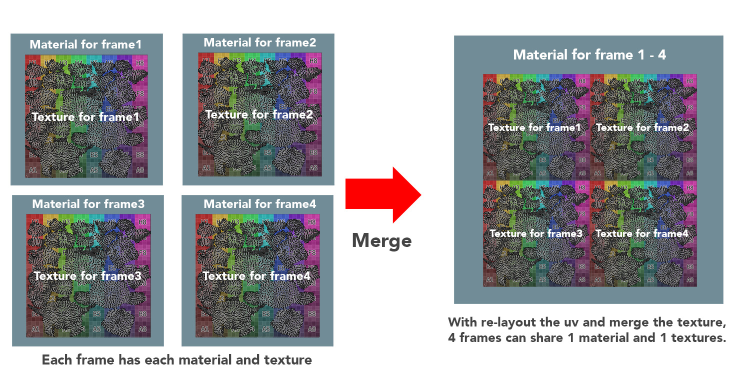
#> input picture materials.jpg, 1500 x 750 px (shown at 1/2 size)
$ python combineTexture.py materials.jpg
#> lines starting #> are read from the running program, lines starting #| are printed output that depends on the picture
from PIL import Image
import os
import sys
args = sys.argv
def combineTexture(imglist):
#> called with imglist = 'materials.jpg'
    print(imglist)
    imglist = imglist.split(',')
    sep = os.path.sep
    splitpoint = str(imglist[0]).rfind(sep)
    currentpath = str(imglist[0])[0:splitpoint+1]
    newfolder = os.path.join(currentpath, "combined")
    os.mkdir(newfolder)
    imgnum = 0
    texnum = 0
    newfilelist = []
    base = None
    for idx, im in enumerate(imglist):
        imgnum = idx % 4
        texnum = idx // 4 + 1
        f = Image.open(im)
#> f is the input picture: PIL image 1500x750 RGB; mean R, G, B 162.2, 164.2, 167.2
        if(imgnum == 0):
            imagesize = f.size[0] * 2
#> imagesize = 3000
            new = Image.new(mode='RGB', size = (imagesize, imagesize), color =(255, 255, 255))
#> new: PIL image 3000x3000 RGB; every value is 255
            base = new.copy()
            base.paste(f, (0, 0))
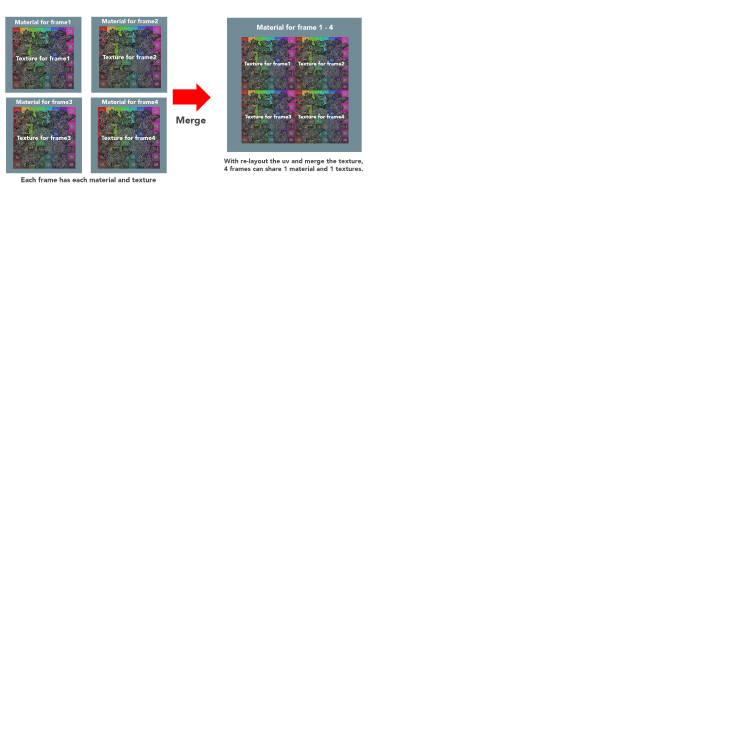
#> base: PIL image 3000x3000 RGB (shown at 1/4 size); mean R, G, B 243.4, 243.6, 244
        elif(imgnum == 1):
            base.paste(f, (f.size[0], 0))
        elif(imgnum == 2):
            base.paste(f, (f.size[0], f.size[0]))
        elif(imgnum == 3):
            base.paste(f, (0, f.size[0]))
        if(imgnum == 3 or idx == len(imglist) - 1):
            base.resize(f.size)
            newfilepath = newfolder + "//newatlas-%s.jpg" %str(texnum)
            base.save(newfilepath, quality=95)
            newfilelist.append(newfilepath)
    with open(newfolder + "//texturelist.txt", 'w') as f:
        f.write("\n".join(newfilelist))
        f.truncate()
##args = "J:/TerrySwing/sparkAR/testTextures/atlas-f00001.png,J:/TerrySwing/sparkAR/testTextures/atlas-f00002.png,J:/TerrySwing/sparkAR/testTextures/atlas-f00003.png,J:/TerrySwing/sparkAR/testTextures/atlas-f00004.png,J:/TerrySwing/sparkAR/testTextures/atlas-f00005.png,J:/TerrySwing/sparkAR/testTextures/atlas-f00006.png,J:/TerrySwing/sparkAR/testTextures/atlas-f00007.png,J:/TerrySwing/sparkAR/testTextures/atlas-f00008.png,J:/TerrySwing/sparkAR/testTextures/atlas-f00009.png"

if len(sys.argv) < 1:
    print('Not enough argument is provided')
    sys.exit(1)
combineTexture(args[1])
